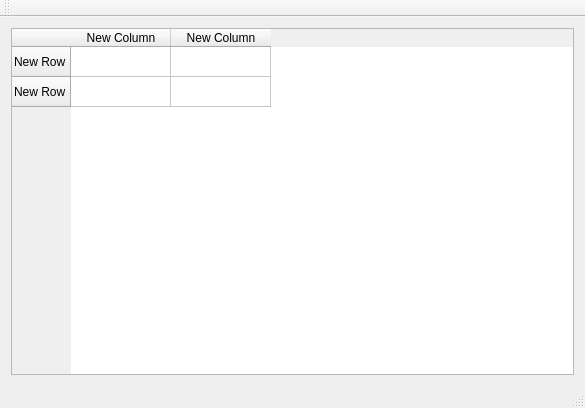
<?xml version="1.0" encoding="UTF-8"?>
<ui version="4.0">
 <class>MainWindow</class>
 <widget class="QMainWindow" name="MainWindow">
  <property name="geometry">
   <rect>
    <x>0</x>
    <y>0</y>
    <width>585</width>
    <height>408</height>
   </rect>
  </property>
  <property name="windowTitle">
   <string>MainWindow</string>
  </property>
  <widget class="QWidget" name="centralWidget">
   <layout class="QVBoxLayout" name="verticalLayout">
    <item>
     <widget class="QTableWidget" name="tableWidget">
      <row>
       <property name="text">
        <string>New Row</string>
       </property>
      </row>
      <row>
       <property name="text">
        <string>New Row</string>
       </property>
      </row>
      <column>
       <property name="text">
        <string>New Column</string>
       </property>
      </column>
      <column>
       <property name="text">
        <string>New Column</string>
       </property>
      </column>
     </widget>
    </item>
   </layout>
  </widget>
  <widget class="QMenuBar" name="menuBar">
   <property name="geometry">
    <rect>
     <x>0</x>
     <y>0</y>
     <width>585</width>
     <height>20</height>
    </rect>
   </property>
  </widget>
  <widget class="QToolBar" name="mainToolBar">
   <attribute name="toolBarArea">
    <enum>TopToolBarArea</enum>
   </attribute>
   <attribute name="toolBarBreak">
    <bool>false</bool>
   </attribute>
  </widget>
  <widget class="QStatusBar" name="statusBar"/>
 </widget>
 <layoutdefault spacing="6" margin="11"/>
 <resources/>
 <connections/>
</ui>
